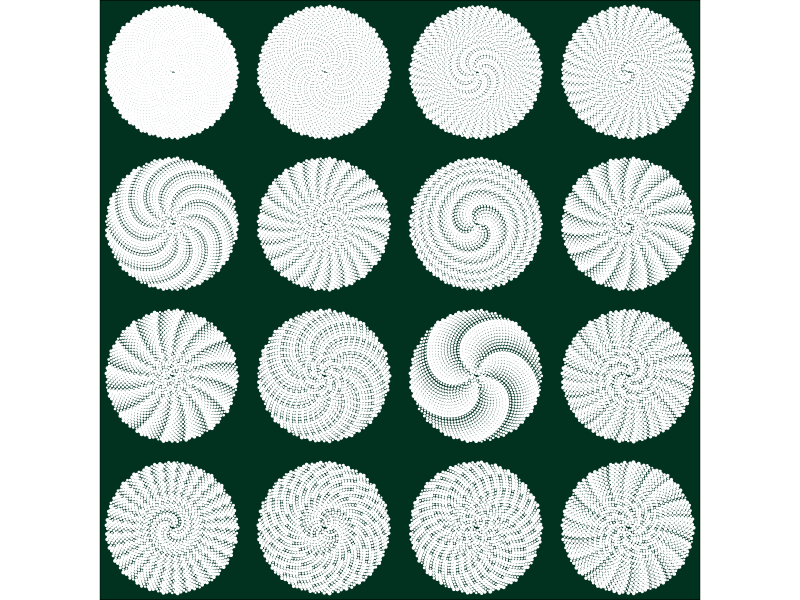
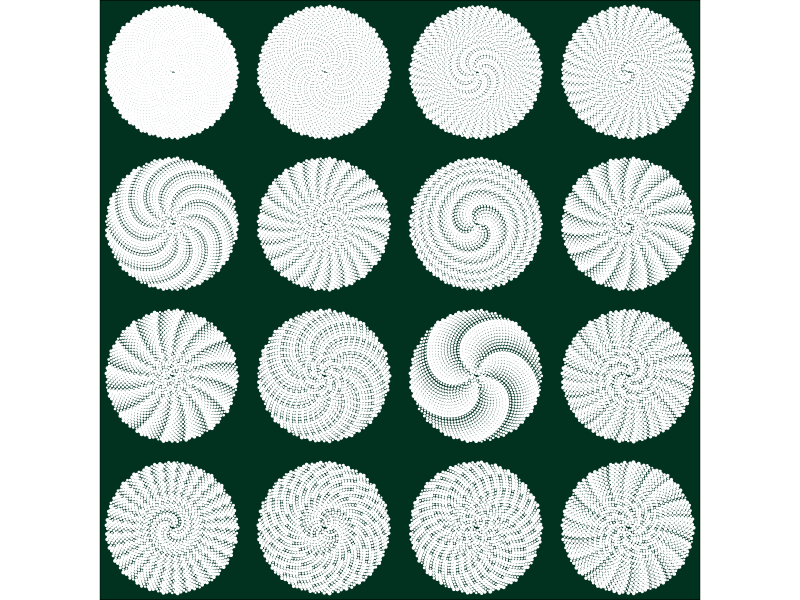

The R script that drew these images, in order:
################
# Circles only #
################
set.seed(16)

library(ggplot2)

# Phyllotaxis
golden <- ((sqrt(5) + 1) / 2) * (2 * pi) # * 16?

circles <- rep(seq(1, 1600), 16)
df <- data.frame(circles = circles,
                 x = sqrt(circles) * cos(golden * circles),
                 y = sqrt(circles) * sin(golden * circles),
                 level = ceiling(seq(1:length(circles)) / 1600),
                 size = ((circles %% ceiling(seq(1:length(circles)) / 1600)) + 1) / 
                   ceiling(seq(1:length(circles)) / 1600))

ggplot(data = df,
       aes(x = x,
           y = y,
           size = size)) +
  geom_point(color = "white") +
  scale_size(range = c(0, .66)) +
  facet_wrap(. ~ level, nrow = 4) +
  theme_void() +
  theme(legend.position = "none",
        strip.background = element_blank(),
        strip.text.x = element_blank(),
        plot.background = element_rect(fill = "#013220")) +
  coord_fixed()
ggsave("JAN_16.png",
       width = 8,
       height = 8,
       units = "in")
